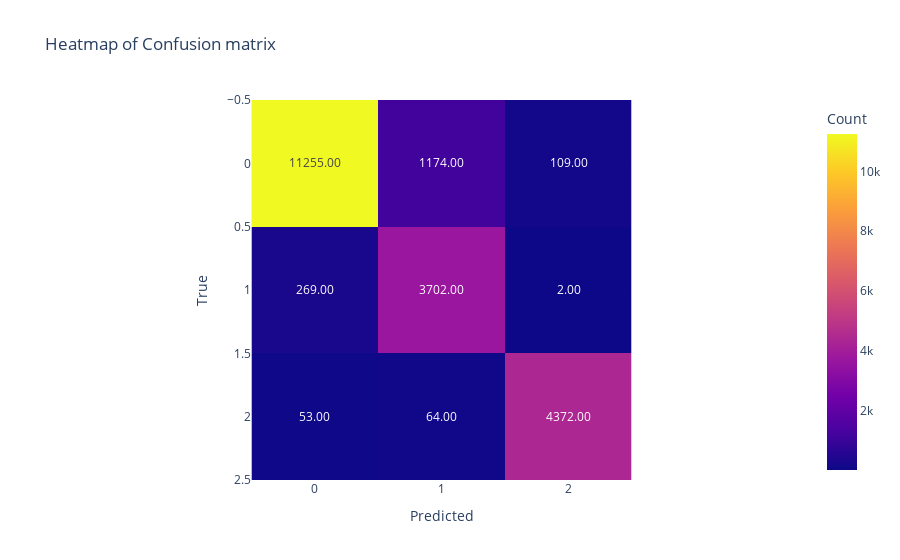

The cell this chart's notebook holds for it:
### Markdown cell above
### 3.3. Naive Bayes

### Code cell
nb = GaussianNB(priors=[0.5, 0.3, 0.2], var_smoothing=1e-6)   # prawdopodobieństwo klas (z takim ustawieniem accuracy jest wieksze niz z defaultowym)
nb_score = score(nb, "Naive Bayes GaussianNB")

### Figure 1 — Plotly figure (JSON) as saved in the notebook; plotly's stock layout.template omitted (floating-point values rounded to 4 significant figures)
{"data": [{"coloraxis": "coloraxis", "hovertemplate": "Predicted: %{x}<br>True: %{y}<br>Count: %{z}<extra></extra>", "name": "0", "texttemplate": "%{z:.2f}", "type": "heatmap", "xaxis": "x", "yaxis": "y", "z": [[11255, 1174, 109], [269, 3702, 2], [53, 64, 4372]]}], "layout": {"coloraxis": {"colorbar": {"title": {"text": "Count"}}, "colorscale": [[0, "#0d0887"], [0.1111, "#46039f"], [0.2222, "#7201a8"], [0.3333, "#9c179e"], [0.4444, "#bd3786"], [0.5556, "#d8576b"], [0.6667, "#ed7953"], [0.7778, "#fb9f3a"], [0.8889, "#fdca26"], [1, "#f0f921"]]}, "title": {"text": "Heatmap of Confusion matrix"}, "xaxis": {"anchor": "y", "constrain": "domain", "domain": [0, 1], "scaleanchor": "y", "title": {"text": "Predicted"}}, "yaxis": {"anchor": "x", "autorange": "reversed", "constrain": "domain", "domain": [0, 1], "title": {"text": "True"}}}}
